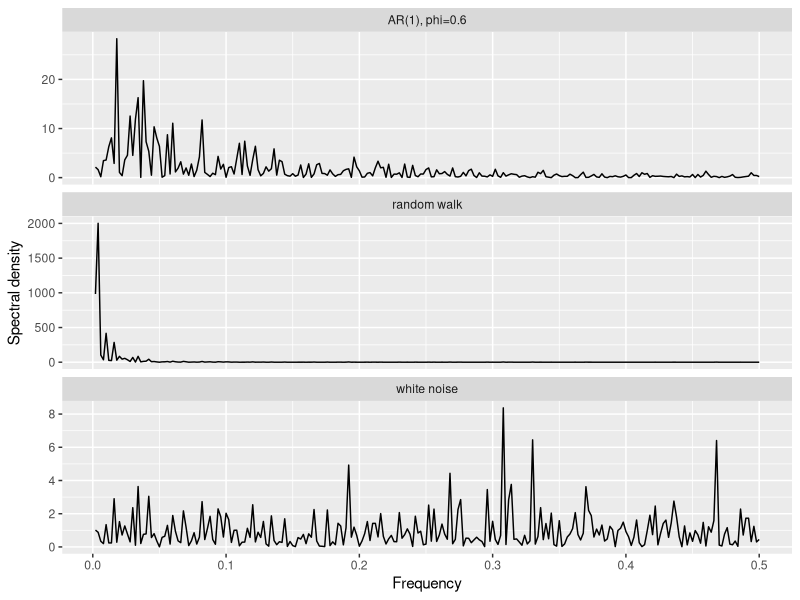
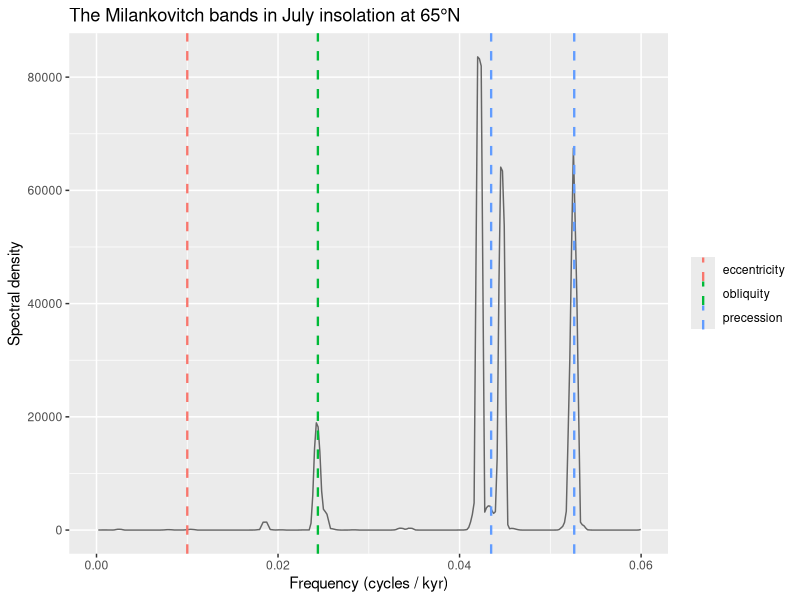

Source code (R) for these figures, in order:
# Solutions for the Spectral Analysis chapter
# Instructor answer key. Not part of the book build (.R, ignored by Quarto).

library(tidyverse)

# ---------------------------------------------------------------------------
# Exercise 1: Three signals, three spectra
# ---------------------------------------------------------------------------
set.seed(11)
n <- 500
white <- rnorm(n)
ar1   <- as.numeric(arima.sim(model = list(ar = 0.6), n = n))
rw    <- cumsum(white)

spec_white <- spectrum(white, plot = FALSE)
spec_ar1   <- spectrum(ar1,   plot = FALSE)
spec_rw    <- spectrum(rw,    plot = FALSE)

bind_rows(
  tibble(series = "white noise", freq = spec_white$freq, spec = spec_white$spec),
  tibble(series = "AR(1), phi=0.6", freq = spec_ar1$freq, spec = spec_ar1$spec),
  tibble(series = "random walk", freq = spec_rw$freq, spec = spec_rw$spec)
) |>
  ggplot(aes(freq, spec)) +
  geom_line() +
  facet_wrap(~series, ncol = 1, scales = "free_y") +
  labs(x = "Frequency", y = "Spectral density")

cat("white noise low/high ratio:", spec_white$spec[1] / tail(spec_white$spec, 1), "\n")
cat("AR(1) low/high ratio:      ", spec_ar1$spec[1]   / tail(spec_ar1$spec, 1),   "\n")
cat("random walk low/high ratio:", spec_rw$spec[1]    / tail(spec_rw$spec, 1),    "\n")
# White noise is flat on average, but a raw, unsmoothed periodogram is a
# jagged, high-variance estimator even for pure noise: one bin can sit a
# thousand times taller than its neighbor for no reason at all. AR(1) with a
# positive phi gives classic red noise, power piled up at low frequencies and
# trailing off toward high ones (about a tenfold ratio here). The random walk
# takes that same shape and makes it extreme, thousands-fold, because a
# random walk isn't stationary: its variance grows with t (var = t * sigma^2,
# see the stationarity chapter), so nearly all its "power" collects at
# frequency zero. Running spectrum() on a random walk isn't wrong exactly,
# but it's answering a question the tool wasn't built for. A periodogram
# assumes the series is (weakly) stationary; feeding it a random walk is the
# frequency-domain version of fitting an ARMA model without checking whether
# a unit root is sitting there first.

# ---------------------------------------------------------------------------
# Exercise 2: Build your own cycles
# ---------------------------------------------------------------------------
set.seed(872)
n2  <- 1000
tm2 <- 1:n2
wav250 <- 0.3  * sin(2 * pi / 250 * tm2)
wav50  <- 0.75 * sin(2 * pi / 50  * tm2)
wav10  <- 1.00 * sin(2 * pi / 10  * tm2)
wav5   <- 0.50 * sin(2 * pi / 5   * tm2)
trendPart <- 0.01 * tm2
allWaveTrend <- wav250 + wav50 + wav10 + wav5 + trendPart + rnorm(n2)

spec_default   <- spectrum(allWaveTrend, plot = FALSE)                  # detrend = TRUE
spec_notrend   <- spectrum(allWaveTrend, detrend = FALSE, plot = FALSE)

cat("lowest-frequency bin, default (detrend = TRUE): ", spec_default$spec[1], "\n")
cat("lowest-frequency bin, detrend = FALSE:          ", spec_notrend$spec[1], "\n")
# spectrum()'s default is detrend = TRUE: it fits and removes a linear trend
# before running the Fourier transform, so a straightforward trend does NOT
# show up as a towering low-frequency spike the way you might expect (the
# four planted cycles still come out on top even with the trend added). Turn
# detrend off and the lowest-frequency bin jumps by roughly three orders of
# magnitude, because now the trend itself, the lowest-frequency "cycle"
# there is, dominates everything else in the plot. Neither setting is wrong;
# they answer different questions. detrend = TRUE asks "what cycles ride on
# top of any trend," which is usually what you want. detrend = FALSE shows
# you the trend's own footprint in the frequency domain, which is a good way
# to convince yourself that a trend really is just an extremely low
# frequency, not some separate kind of thing.

# ---------------------------------------------------------------------------
# Exercise 3: Orbital insolation and the Milankovitch cycles
# ---------------------------------------------------------------------------
insolation <- read_csv("data/jul65N.csv", show_col_types = FALSE)

insolationSpec <- spectrum(insolation$W.per.m2, span = 5, plot = FALSE)
peakFreq   <- insolationSpec$freq[which.max(insolationSpec$spec)]
peakPeriod <- 1 / peakFreq
cat("tallest peak, period (kyr):", round(peakPeriod, 1), "\n")

milankovitchBands <- tibble(cycle = c("precession", "precession", "obliquity", "eccentricity"),
                             period = c(23, 19, 41, 100)) |>
  mutate(freq = 1 / period)

insolationSpecDat <- tibble(freq = insolationSpec$freq, spec = insolationSpec$spec)
eccPct <- insolationSpecDat$spec[which.min(abs(insolationSpecDat$freq - 1/100))] /
  max(insolationSpecDat$spec) * 100
cat("eccentricity peak, % of tallest peak:", round(eccPct, 2), "\n")

ggplot(insolationSpecDat, aes(freq, spec)) +
  geom_line(color = "grey40") +
  geom_vline(data = milankovitchBands, aes(xintercept = freq, color = cycle),
             linetype = "dashed", linewidth = 0.8) +
  scale_x_continuous(limits = c(0, 0.06)) +
  labs(x = "Frequency (cycles / kyr)", y = "Spectral density", color = NULL,
       title = "The Milankovitch bands in July insolation at 65°N")
# All three bands show up. The tallest peak sits at about 23.8 kyr, squarely
# in the precession band (19-24 kyr, the wobble of Earth's axis interacting
# with its elliptical orbit); a smaller peak lands right at the 41 kyr
# obliquity period (about 22% the height of the tallest peak); eccentricity,
# at 100 kyr, is almost invisible, about 0.07% the height of the tallest
# peak on a linear scale. Every one of those numbers comes out of celestial
# mechanics, not from fitting anything to the data.
#
# The 100-kyr problem: eccentricity is the weakest of the three signals here,
# yet the last 800,000 years of ice-core and ocean-sediment records are
# dominated by a roughly 100,000-year glacial-interglacial cycle, riding on
# the weakest orbital band rather than the strongest. If ice volume responded
# to insolation the way a simple linear filter would, the biggest swings
# ought to track precession, not a peak too small to see on this plot.
# Untangling why the climate system amplifies the weak eccentricity signal so
# far out of proportion to its size is still an open problem in
# paleoclimatology; the periodogram hands you the forcing, clean and
# unambiguous, but what the planet does with that forcing is a separate
# question this exercise doesn't answer.
